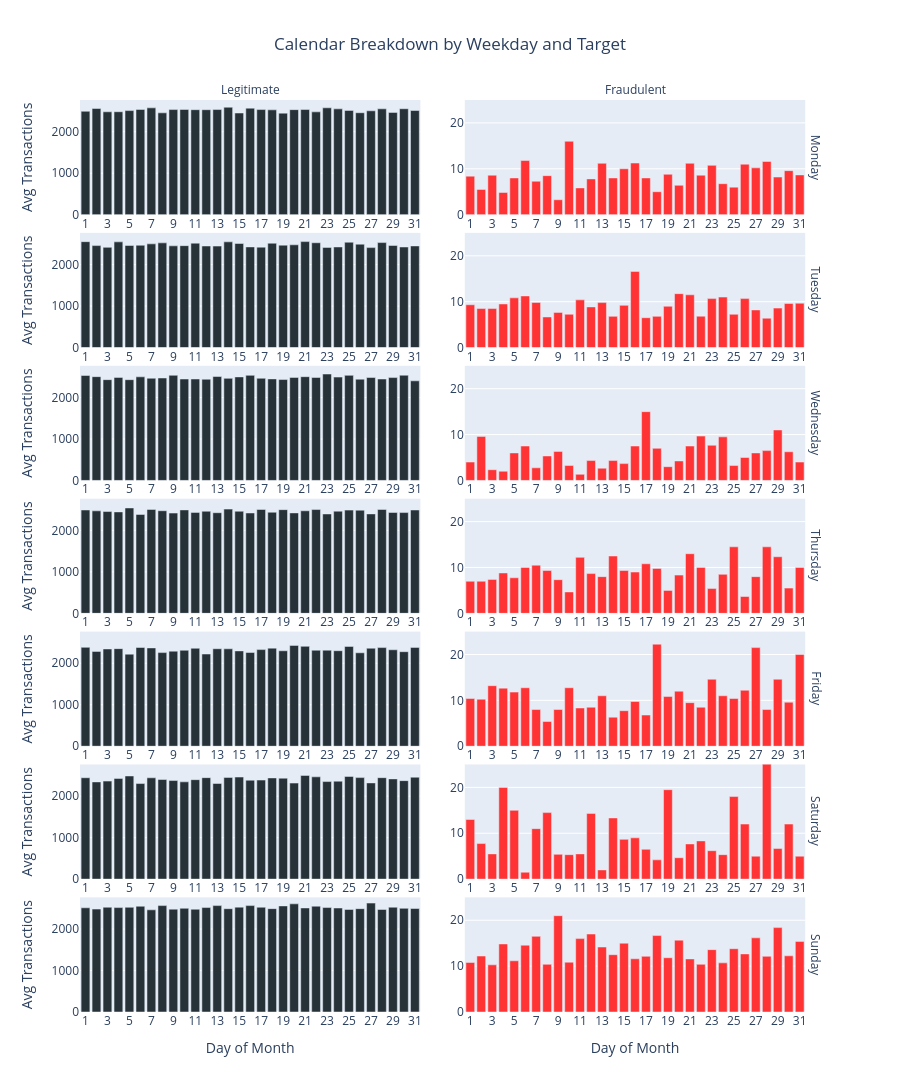

The notebook cell saved with this chart:
### Code cell
detailed_calendar_unbiased_df = detailed_calendar_unbiased_df.with_columns(
    pl.col("day_of_month").cast(pl.String)
)

fig_calendar = px.bar(
    detailed_calendar_unbiased_df,
    x="day_of_month",          
    y="Avg",
    color="target",
    facet_col="target",         
    facet_row="weekday_name",   
    facet_row_spacing=0.02,
    facet_col_spacing=0.06,     
    title="Calendar Breakdown by Weekday and Target",
    labels={"day_of_month": "Day of Month", "Avg": "Avg Transactions", "target": "Is Fraud?"},
    color_discrete_map={'Legitimate': "#263238", 'Fraudulent': "#FF3333"},
    category_orders={"target": ["Legitimate", "Fraudulent"]}
)

fig_calendar.update_yaxes(matches="y", showticklabels=True, col=1)
fig_calendar.update_yaxes(matches="y2", showticklabels=True, col=2, range=[0.0, 25])

fig_calendar.update_xaxes(showticklabels=True) 

fig_calendar.update_traces(hovertemplate="Day:%{x}<br>Avg: %{y:,.2f}<extra></extra>")

fig_calendar.update_layout(
    title_x=0.5, 
    width=900, height=1400, autosize=False,
    hovermode="closest", showlegend=False
)

fig_calendar.for_each_annotation(lambda a: a.update(text=a.text.split('=')[-1]))

fig_calendar.show()

### Figure 1 — Plotly figure (JSON) as saved in the notebook; plotly's stock layout.template omitted (floating-point values rounded to 4 significant figures)
{"data": [{"hovertemplate": "Day:%{x}<br>Avg: %{y:,.2f}<extra></extra>", "legendgroup": "Legitimate", "marker": {"color": "#263238", "pattern": {"shape": ""}}, "name": "Legitimate", "orientation": "v", "showlegend": true, "textposition": "auto", "type": "bar", "x": ["1", "2", "3", "4", "5", "6", "7", "8", "9", "10", "11", "12", "13", "14", "15", "16", "17", "18", "19", "20", "21", "22", "23", "24", "25", "26", "27", "28", "29", "30", "31"], "xaxis": "x13", "y": [2493.0, 2560.0, 2480.0, 2482.0, 2510.0, 2538.0, 2575.0, 2456.0, 2534.0, 2537.0, 2531.0, 2531.0, 2535.0, 2590.0, 2452.0, 2569.0, 2534.0, 2528.0, 2448.0, 2533.0, 2535.0, 2479.0, 2577.0, 2551.0, 2514.0, 2458.0, 2504.0, 2552.0, 2466.0, 2554.0, 2511.0], "yaxis": "y13"}, {"hovertemplate": "Day:%{x}<br>Avg: %{y:,.2f}<extra></extra>", "legendgroup": "Legitimate", "marker": {"color": "#263238", "pattern": {"shape": ""}}, "name": "Legitimate", "orientation": "v", "showlegend": false, "textposition": "auto", "type": "bar", "x": ["1", "2", "3", "4", "5", "6", "7", "8", "9", "10", "11", "12", "13", "14", "15", "16", "17", "18", "19", "20", "21", "22", "23", "24", "25", "26", "27", "28", "29", "30", "31"], "xaxis": "x11", "y": [2553.0, 2459.0, 2416.0, 2549.0, 2461.0, 2467.0, 2500.0, 2525.0, 2452.0, 2458.0, 2517.0, 2449.0, 2447.0, 2550.0, 2509.0, 2427.0, 2421.0, 2516.0, 2470.0, 2478.0, 2555.0, 2527.0, 2415.0, 2425.0, 2540.0, 2492.0, 2410.0, 2531.0, 2462.0, 2425.0, 2450.0], "yaxis": "y11"}, {"hovertemplate": "Day:%{x}<br>Avg: %{y:,.2f}<extra></extra>", "legendgroup": "Legitimate", "marker": {"color": "#263238", "pattern": {"shape": ""}}, "name": "Legitimate", "orientation": "v", "showlegend": false, "textposition": "auto", "type": "bar", "x": ["1", "2", "3", "4", "5", "6", "7", "8", "9", "10", "11", "12", "13", "14", "15", "16", "17", "18", "19", "20", "21", "22", "23", "24", "25", "26", "27", "28", "29", "30", "31"], "xaxis": "x9", "y": [2532.0, 2503.0, 2431.0, 2485.0, 2430.0, 2498.0, 2465.0, 2471.0, 2536.0, 2446.0, 2446.0, 2440.0, 2506.0, 2461.0, 2497.0, 2534.0, 2464.0, 2449.0, 2433.0, 2485.0, 2502.0, 2483.0, 2566.0, 2492.0, 2534.0, 2442.0, 2482.0, 2446.0, 2481.0, 2538.0, 2402.0], "yaxis": "y9"}, {"hovertemplate": "Day:%{x}<br>Avg: %{y:,.2f}<extra></extra>", "legendgroup": "Legitimate", "marker": {"color": "#263238", "pattern": {"shape": ""}}, "name": "Legitimate", "orientation": "v", "showlegend": false, "textposition": "auto", "type": "bar", "x": ["1", "2", "3", "4", "5", "6", "7", "8", "9", "10", "11", "12", "13", "14", "15", "16", "17", "18", "19", "20", "21", "22", "23", "24", "25", "26", "27", "28", "29", "30", "31"], "xaxis": "x7", "y": [2492.0, 2472.0, 2455.0, 2446.0, 2541.0, 2385.0, 2506.0, 2474.0, 2418.0, 2494.0, 2434.0, 2461.0, 2426.0, 2513.0, 2462.0, 2420.0, 2504.0, 2438.0, 2501.0, 2422.0, 2473.0, 2503.0, 2397.0, 2464.0, 2489.0, 2488.0, 2398.0, 2505.0, 2432.0, 2430.0, 2492.0], "yaxis": "y7"}, {"hovertemplate": "Day:%{x}<br>Avg: %{y:,.2f}<extra></extra>", "legendgroup": "Legitimate", "marker": {"color": "#263238", "pattern": {"shape": ""}}, "name": "Legitimate", "orientation": "v", "showlegend": false, "textposition": "auto", "type": "bar", "x": ["1", "2", "3", "4", "5", "6", "7", "8", "9", "10", "11", "12", "13", "14", "15", "16", "17", "18", "19", "20", "21", "22", "23", "24", "25", "26", "27", "28", "29", "30", "31"], "xaxis": "x5", "y": [2385.0, 2287.0, 2346.0, 2354.0, 2220.0, 2381.0, 2371.0, 2258.0, 2292.0, 2314.0, 2362.0, 2224.0, 2351.0, 2349.0, 2299.0, 2261.0, 2330.0, 2366.0, 2302.0, 2432.0, 2409.0, 2315.0, 2316.0, 2303.0, 2407.0, 2253.0, 2363.0, 2379.0, 2326.0, 2280.0, 2383.0], "yaxis": "y5"}, {"hovertemplate": "Day:%{x}<br>Avg: %{y:,.2f}<extra></extra>", "legendgroup": "Legitimate", "marker": {"color": "#263238", "pattern": {"shape": ""}}, "name": "Legitimate", "orientation": "v", "showlegend": false, "textposition": "auto", "type": "bar", "x": ["1", "2", "3", "4", "5", "6", "7", "8", "9", "10", "11", "12", "13", "14", "15", "16", "17", "18", "19", "20", "21", "22", "23", "24", "25", "26", "27", "28", "29", "30", "31"], "xaxis": "x3", "y": [2445.0, 2344.0, 2364.0, 2429.0, 2487.0, 2304.0, 2443.0, 2402.0, 2377.0, 2346.0, 2398.0, 2447.0, 2306.0, 2453.0, 2461.0, 2385.0, 2388.0, 2440.0, 2434.0, 2316.0, 2500.0, 2467.0, 2352.0, 2362.0, 2476.0, 2448.0, 2320.0, 2447.0, 2417.0, 2375.0, 2457.0], "yaxis": "y3"}, {"hovertemplate": "Day:%{x}<br>Avg: %{y:,.2f}<extra></extra>", "legendgroup": "Legitimate", "marker": {"color": "#263238", "pattern": {"shape": ""}}, "name": "Legitimate", "orientation": "v", "showlegend": false, "textposition": "auto", "type": "bar", "x": ["1", "2", "3", "4", "5", "6", "7", "8", "9", "10", "11", "12", "13", "14", "15", "16", "17", "18", "19", "20", "21", "22", "23", "24", "25", "26", "27", "28", "29", "30", "31"], "xaxis": "x", "y": [2513.0, 2482.0, 2527.0, 2518.0, 2525.0, 2551.0, 2464.0, 2566.0, 2480.0, 2501.0, 2478.0, 2519.0, 2566.0, 2492.0, 2529.0, 2566.0, 2526.0, 2493.0, 2558.0, 2608.0, 2509.0, 2552.0, 2519.0, 2508.0, 2473.0, 2492.0, 2627.0, 2473.0, 2527.0, 2500.0, 2496.0], "yaxis": "y"}, {"hovertemplate": "Day:%{x}<br>Avg: %{y:,.2f}<extra></extra>", "legendgroup": "Fraudulent", "marker": {"color": "#FF3333", "pattern": {"shape": ""}}, "name": "Fraudulent", "orientation": "v", "showlegend": true, "textposition": "auto", "type": "bar", "x": ["1", "2", "3", "4", "5", "6", "7", "8", "9", "10", "11", "12", "13", "14", "15", "16", "17", "18", "19", "20", "21", "22", "23", "24", "25", "26", "27", "28", "29", "30", "31"], "xaxis": "x14", "y": [8.4, 5.5, 8.6, 4.833, 8.0, 11.8, 7.286, 8.5, 3.25, 16.0, 5.833, 7.8, 11.2, 8.0, 10.0, 11.25, 8.0, 5.0, 8.8, 6.4, 11.2, 8.6, 10.75, 6.75, 6.0, 11.0, 10.2, 11.6, 8.2, 9.6, 8.667], "yaxis": "y14"}, {"hovertemplate": "Day:%{x}<br>Avg: %{y:,.2f}<extra></extra>", "legendgroup": "Fraudulent", "marker": {"color": "#FF3333", "pattern": {"shape": ""}}, "name": "Fraudulent", "orientation": "v", "showlegend": false, "textposition": "auto", "type": "bar", "x": ["1", "2", "3", "4", "5", "6", "7", "8", "9", "10", "11", "12", "13", "14", "15", "16", "17", "18", "19", "20", "21", "22", "23", "24", "25", "26", "27", "28", "29", "30", "31"], "xaxis": "x12", "y": [9.333, 8.5, 8.5, 9.5, 10.83, 11.25, 9.833, 6.667, 7.667, 7.25, 10.4, 8.857, 9.8, 6.8, 9.2, 16.6, 6.5, 6.8, 9.0, 11.75, 11.5, 6.833, 10.67, 11.0, 7.25, 10.67, 8.2, 6.4, 8.6, 9.6, 9.667], "yaxis": "y12"}, {"hovertemplate": "Day:%{x}<br>Avg: %{y:,.2f}<extra></extra>", "legendgroup": "Fraudulent", "marker": {"color": "#FF3333", "pattern": {"shape": ""}}, "name": "Fraudulent", "orientation": "v", "showlegend": false, "textposition": "auto", "type": "bar", "x": ["1", "2", "3", "4", "5", "6", "7", "8", "9", "10", "11", "12", "13", "14", "15", "16", "17", "18", "19", "20", "21", "22", "23", "24", "25", "26", "27", "28", "29", "30", "31"], "xaxis": "x10", "y": [4.0, 9.6, 2.333, 2.0, 6.0, 7.5, 2.75, 5.333, 6.333, 3.25, 1.333, 4.333, 2.667, 4.333, 3.667, 7.5, 15.0, 7.0, 3.0, 4.25, 7.5, 9.667, 7.667, 9.5, 3.25, 5.0, 6.0, 6.5, 11.0, 6.25, 4.0], "yaxis": "y10"}, {"hovertemplate": "Day:%{x}<br>Avg: %{y:,.2f}<extra></extra>", "legendgroup": "Fraudulent", "marker": {"color": "#FF3333", "pattern": {"shape": ""}}, "name": "Fraudulent", "orientation": "v", "showlegend": false, "textposition": "auto", "type": "bar", "x": ["1", "2", "3", "4", "5", "6", "7", "8", "9", "10", "11", "12", "13", "14", "15", "16", "17", "18", "19", "20", "21", "22", "23", "24", "25", "26", "27", "28", "29", "30", "31"], "xaxis": "x8", "y": [7.0, 7.0, 7.4, 8.8, 7.75, 10.0, 10.5, 9.333, 7.333, 4.667, 12.2, 8.667, 8.0, 12.5, 9.333, 9.0, 10.8, 9.8, 5.0, 8.333, 13.0, 10.0, 5.4, 8.5, 14.5, 3.667, 8.0, 14.5, 12.33, 5.5, 10.0], "yaxis": "y8"}, {"hovertemplate": "Day:%{x}<br>Avg: %{y:,.2f}<extra></extra>", "legendgroup": "Fraudulent", "marker": {"color": "#FF3333", "pattern": {"shape": ""}}, "name": "Fraudulent", "orientation": "v", "showlegend": false, "textposition": "auto", "type": "bar", "x": ["1", "2", "3", "4", "5", "6", "7", "8", "9", "10", "11", "12", "13", "14", "15", "16", "17", "18", "19", "20", "21", "22", "23", "24", "25", "26", "27", "28", "29", "30", "31"], "xaxis": "x6", "y": [10.4, 10.25, 13.2, 12.67, 11.8, 12.75, 8.0, 5.4, 8.0, 12.75, 8.333, 8.5, 11.0, 6.333, 7.75, 9.75, 6.8, 22.25, 10.83, 12.0, 9.5, 8.5, 14.6, 11.0, 10.4, 12.2, 21.5, 8.0, 14.6, 9.6, 20.0], "yaxis": "y6"}, {"hovertemplate": "Day:%{x}<br>Avg: %{y:,.2f}<extra></extra>", "legendgroup": "Fraudulent", "marker": {"color": "#FF3333", "pattern": {"shape": ""}}, "name": "Fraudulent", "orientation": "v", "showlegend": false, "textposition": "auto", "type": "bar", "x": ["1", "2", "3", "4", "5", "6", "7", "8", "9", "10", "11", "12", "13", "14", "15", "16", "17", "18", "19", "20", "21", "22", "23", "24", "25", "26", "27", "28", "29", "30", "31"], "xaxis": "x4", "y": [13.0, 7.75, 5.5, 20.0, 15.0, 1.5, 11.0, 14.5, 5.4, 5.333, 5.5, 14.33, 2.0, 13.33, 8.667, 9.0, 6.5, 4.2, 19.5, 4.667, 7.667, 8.333, 6.2, 5.333, 18.0, 12.0, 5.0, 30.5, 6.667, 12.0, 5.0], "yaxis": "y4"}, {"hovertemplate": "Day:%{x}<br>Avg: %{y:,.2f}<extra></extra>", "legendgroup": "Fraudulent", "marker": {"color": "#FF3333", "pattern": {"shape": ""}}, "name": "Fraudulent", "orientation": "v", "showlegend": false, "textposition": "auto", "type": "bar", "x": ["1", "2", "3", "4", "5", "6", "7", "8", "9", "10", "11", "12", "13", "14", "15", "16", "17", "18", "19", "20", "21", "22", "23", "24", "25", "26", "27", "28", "29", "30", "31"], "xaxis": "x2", "y": [10.8, 12.2, 10.29, 14.83, 11.17, 14.57, 16.5, 10.4, 21.0, 10.86, 16.0, 17.0, 14.17, 12.5, 15.0, 11.6, 12.14, 16.67, 11.83, 15.67, 11.57, 10.4, 13.6, 10.71, 13.8, 12.67, 16.17, 12.14, 18.4, 12.25, 15.4], "yaxis": "y2"}], "layout": {"annotations": [{"font": {}, "showarrow": false, "text": "Legitimate", "x": 0.23, "xanchor": "center", "xref": "paper", "y": 1.0, "yanchor": "bottom", "yref": "paper"}, {"font": {}, "showarrow": false, "text": "Fraudulent", "x": 0.75, "xanchor": "center", "xref": "paper", "y": 1.0, "yanchor": "bottom", "yref": "paper"}, {"font": {}, "showarrow": false, "text": "Sunday", "textangle": 90, "x": 0.98, "xanchor": "left", "xref": "paper", "y": 0.06286, "yanchor": "middle", "yref": "paper"}, {"font": {}, "showarrow": false, "text": "Saturday", "textangle": 90, "x": 0.98, "xanchor": "left", "xref": "paper", "y": 0.2086, "yanchor": "middle", "yref": "paper"}, {"font": {}, "showarrow": false, "text": "Friday", "textangle": 90, "x": 0.98, "xanchor": "left", "xref": "paper", "y": 0.3543, "yanchor": "middle", "yref": "paper"}, {"font": {}, "showarrow": false, "text": "Thursday", "textangle": 90, "x": 0.98, "xanchor": "left", "xref": "paper", "y": 0.5, "yanchor": "middle", "yref": "paper"}, {"font": {}, "showarrow": false, "text": "Wednesday", "textangle": 90, "x": 0.98, "xanchor": "left", "xref": "paper", "y": 0.6457, "yanchor": "middle", "yref": "paper"}, {"font": {}, "showarrow": false, "text": "Tuesday", "textangle": 90, "x": 0.98, "xanchor": "left", "xref": "paper", "y": 0.7914, "yanchor": "middle", "yref": "paper"}, {"font": {}, "showarrow": false, "text": "Monday", "textangle": 90, "x": 0.98, "xanchor": "left", "xref": "paper", "y": 0.9371, "yanchor": "middle", "yref": "paper"}], "autosize": false, "barmode": "relative", "height": 1400, "hovermode": "closest", "legend": {"title": {"text": "Is Fraud?"}, "tracegroupgap": 0}, "showlegend": false, "title": {"text": "Calendar Breakdown by Weekday and Target", "x": 0.5}, "width": 900, "xaxis": {"anchor": "y", "autorange": true, "domain": [0, 0.46], "range": [-0.5, 30.5], "showticklabels": true, "title": {"text": "Day of Month"}, "type": "category"}, "xaxis10": {"anchor": "y10", "autorange": true, "domain": [0.52, 0.98], "matches": "x", "range": [-0.5, 30.5], "showticklabels": true, "type": "category"}, "xaxis11": {"anchor": "y11", "autorange": true, "domain": [0, 0.46], "matches": "x", "range": [-0.5, 30.5], "showticklabels": true, "type": "category"}, "xaxis12": {"anchor": "y12", "autorange": true, "domain": [0.52, 0.98], "matches": "x", "range": [-0.5, 30.5], "showticklabels": true, "type": "category"}, "xaxis13": {"anchor": "y13", "autorange": true, "domain": [0, 0.46], "matches": "x", "range": [-0.5, 30.5], "showticklabels": true, "type": "category"}, "xaxis14": {"anchor": "y14", "autorange": true, "domain": [0.52, 0.98], "matches": "x", "range": [-0.5, 30.5], "showticklabels": true, "type": "category"}, "xaxis2": {"anchor": "y2", "autorange": true, "domain": [0.52, 0.98], "matches": "x", "range": [-0.5, 30.5], "showticklabels": true, "title": {"text": "Day of Month"}, "type": "category"}, "xaxis3": {"anchor": "y3", "autorange": true, "domain": [0, 0.46], "matches": "x", "range": [-0.5, 30.5], "showticklabels": true, "type": "category"}, "xaxis4": {"anchor": "y4", "autorange": true, "domain": [0.52, 0.98], "matches": "x", "range": [-0.5, 30.5], "showticklabels": true, "type": "category"}, "xaxis5": {"anchor": "y5", "autorange": true, "domain": [0, 0.46], "matches": "x", "range": [-0.5, 30.5], "showticklabels": true, "type": "category"}, "xaxis6": {"anchor": "y6", "autorange": true, "domain": [0.52, 0.98], "matches": "x", "range": [-0.5, 30.5], "showticklabels": true, "type": "category"}, "xaxis7": {"anchor": "y7", "autorange": true, "domain": [0, 0.46], "matches": "x", "range": [-0.5, 30.5], "showticklabels": true, "type": "category"}, "xaxis8": {"anchor": "y8", "autorange": true, "domain": [0.52, 0.98], "matches": "x", "range": [-0.5, 30.5], "showticklabels": true, "type": "category"}, "xaxis9": {"anchor": "y9", "autorange": true, "domain": [0, 0.46], "matches": "x", "range": [-0.5, 30.5], "showticklabels": true, "type": "category"}, "yaxis": {"anchor": "x", "autorange": true, "domain": [0, 0.1257], "matches": "y", "range": [0, 2765.0], "showticklabels": true, "title": {"text": "Avg Transactions"}, "type": "linear"}, "yaxis10": {"anchor": "x10", "domain": [0.5829, 0.7086], "matches": "y2", "range": [0, 25], "showticklabels": true, "type": "linear"}, "yaxis11": {"anchor": "x11", "autorange": true, "domain": [0.7286, 0.8543], "matches": "y", "range": [0, 2765.0], "showticklabels": true, "title": {"text": "Avg Transactions"}, "type": "linear"}, "yaxis12": {"anchor": "x12", "domain": [0.7286, 0.8543], "matches": "y2", "range": [0, 25], "showticklabels": true, "type": "linear"}, "yaxis13": {"anchor": "x13", "autorange": true, "domain": [0.8743, 1.0], "matches": "y", "range": [0, 2765.0], "showticklabels": true, "title": {"text": "Avg Transactions"}, "type": "linear"}, "yaxis14": {"anchor": "x14", "domain": [0.8743, 1.0], "matches": "y2", "range": [0, 25], "showticklabels": true, "type": "linear"}, "yaxis2": {"anchor": "x2", "domain": [0, 0.1257], "matches": "y2", "range": [0, 25], "showticklabels": true, "type": "linear"}, "yaxis3": {"anchor": "x3", "autorange": true, "domain": [0.1457, 0.2714], "matches": "y", "range": [0, 2765.0], "showticklabels": true, "title": {"text": "Avg Transactions"}, "type": "linear"}, "yaxis4": {"anchor": "x4", "domain": [0.1457, 0.2714], "matches": "y2", "range": [0, 25], "showticklabels": true, "type": "linear"}, "yaxis5": {"anchor": "x5", "autorange": true, "domain": [0.2914, 0.4171], "matches": "y", "range": [0, 2765.0], "showticklabels": true, "title": {"text": "Avg Transactions"}, "type": "linear"}, "yaxis6": {"anchor": "x6", "domain": [0.2914, 0.4171], "matches": "y2", "range": [0, 25], "showticklabels": true, "type": "linear"}, "yaxis7": {"anchor": "x7", "autorange": true, "domain": [0.4371, 0.5629], "matches": "y", "range": [0, 2765.0], "showticklabels": true, "title": {"text": "Avg Transactions"}, "type": "linear"}, "yaxis8": {"anchor": "x8", "domain": [0.4371, 0.5629], "matches": "y2", "range": [0, 25], "showticklabels": true, "type": "linear"}, "yaxis9": {"anchor": "x9", "autorange": true, "domain": [0.5829, 0.7086], "matches": "y", "range": [0, 2765.0], "showticklabels": true, "title": {"text": "Avg Transactions"}, "type": "linear"}}}
